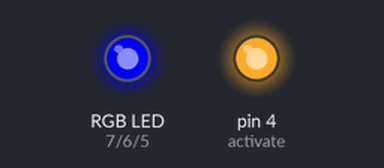
Simulated run of this sketch. Board: Arduino Uno, built with avr-gcc and run on an emulated ATmega328P. Parts: an RGB LED mixed from three pins (HIGH = lit), output pins drawn as LEDs (lit = HIGH).

Above: at 0.1 s.
Timing chart, 0 to 40.0 s (numbered marks = the images above):
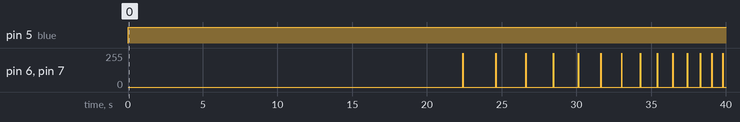

Measured:
- by itself, pin 5 (blue): LOW → HIGH at 0.00 s

The sketch:

StrobePIC_blue4.ino
```cpp
// StrobePIC_blue4, used in Garnet Hertz's "Pixel VGA (Version 1, Banff Floor Cluster)"
// installed at the Banff Centre in July 2011. Pins 4 through 7 of an Arduino Uno are
// connected in parallel to 24 Tiny VGA circuits, initially designed by Arjan Scherpenisse.
// Code contributions by Erik Olson. For documentation of this installation, see
// http://www.conceptlab.com/pixel/

int activate = 4;
int red = 7;
int green = 6;
int blue = 5;
void setup() {

  pinMode(activate, OUTPUT);
  pinMode(red, OUTPUT);
  pinMode(green, OUTPUT);
  pinMode(blue, OUTPUT);
  digitalWrite(activate, HIGH);

}

void loop() {
  // Main code goes here, to run repeatedly:

  // blue 20000 pause
  digitalWrite(red,  LOW);
  digitalWrite(green, LOW);
  digitalWrite(blue, HIGH);
  delay (20000);

  // blue-to-white strobes 1200
  {
    for (int i=1200; i >= 10; i = i / 1.1){
      digitalWrite(red, LOW);
      digitalWrite(green, LOW);
      digitalWrite(blue, HIGH);
      delay (2 * i);
      digitalWrite(red,  HIGH);
      digitalWrite(green, HIGH);
      digitalWrite(blue, HIGH);
      delay (30);
    }
  }


  // white-to-blue 100
  {
    for (int i=0; i <= 100; i++){
      digitalWrite(red, LOW);
      digitalWrite(green, LOW);
      digitalWrite(blue, HIGH);
      delay (i);
      digitalWrite(red,  HIGH);
      digitalWrite(green, HIGH);
      digitalWrite(blue, HIGH);
      delay (i);
      digitalWrite(red, LOW);
      digitalWrite(green, LOW);
      digitalWrite(blue, HIGH);
      delay (100);
    }
  }

  // blue 10000 pause
  digitalWrite(red,  LOW);
  digitalWrite(green, LOW);
  digitalWrite(blue, HIGH);
  delay (10000);

  // blue-to-white 200 w strobe
  {
    for (int i=200; i >= 0; i--){
      digitalWrite(red, LOW);
      digitalWrite(green, LOW);
      digitalWrite(blue, HIGH);
      delay (i);
      digitalWrite(red,  HIGH);
      digitalWrite(green, HIGH);
      digitalWrite(blue, HIGH);
      delay (i);
      for (int i=10; i >= 0; i--){
        digitalWrite(red, LOW);
        digitalWrite(green, LOW);
        digitalWrite(blue, HIGH);
        delay (i);
        digitalWrite(red,  HIGH);
        digitalWrite(green, HIGH);
        digitalWrite(blue, HIGH);
        delay (i);
      }

    }
  }

  // white-to-blue 100
  {
    for (int i=0; i <= 100; i++){
      digitalWrite(red, LOW);
      digitalWrite(green, LOW);
      digitalWrite(blue, HIGH);
      delay (i);
      digitalWrite(red,  HIGH);
      digitalWrite(green, HIGH);
      digitalWrite(blue, HIGH);
      delay (i);
    }
  }


}
```
